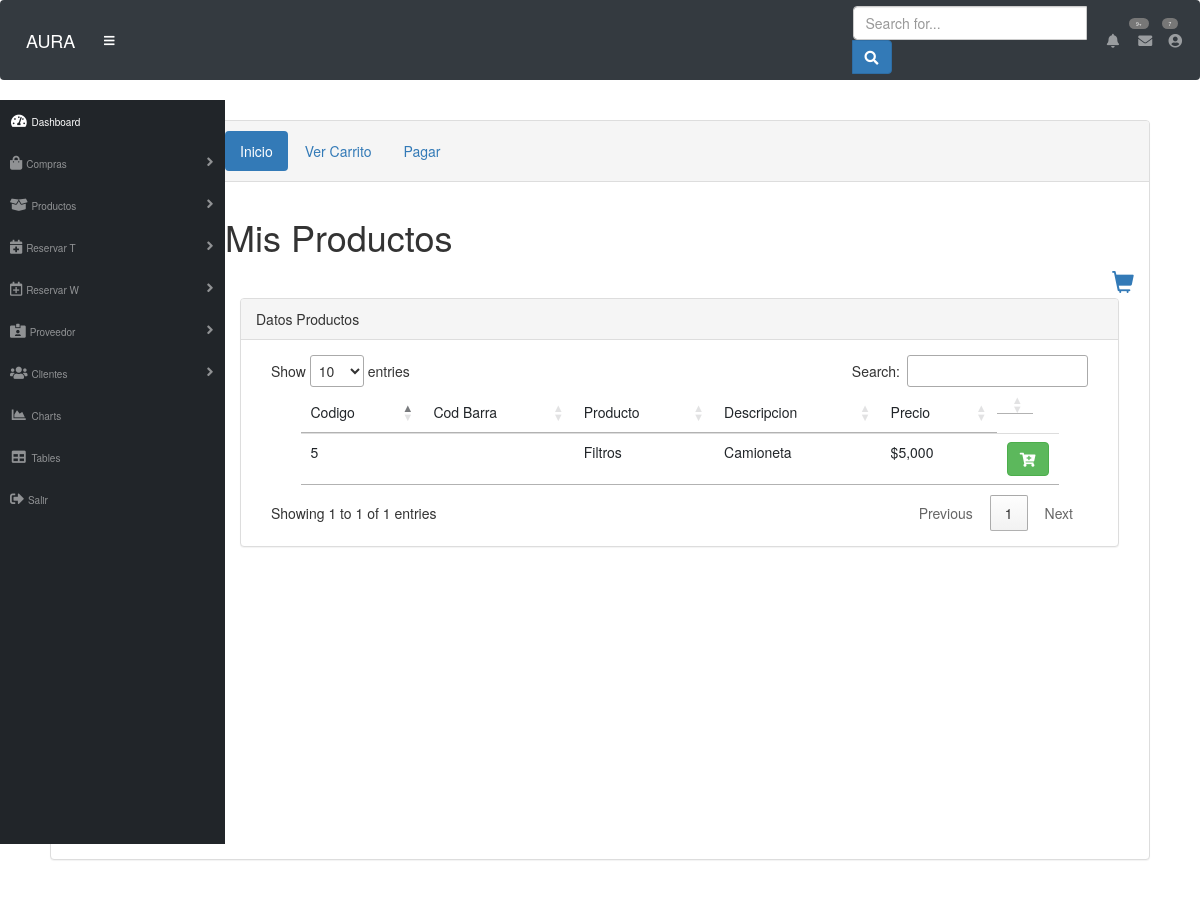
Page /Carrito/compra.php on the earlier database version.
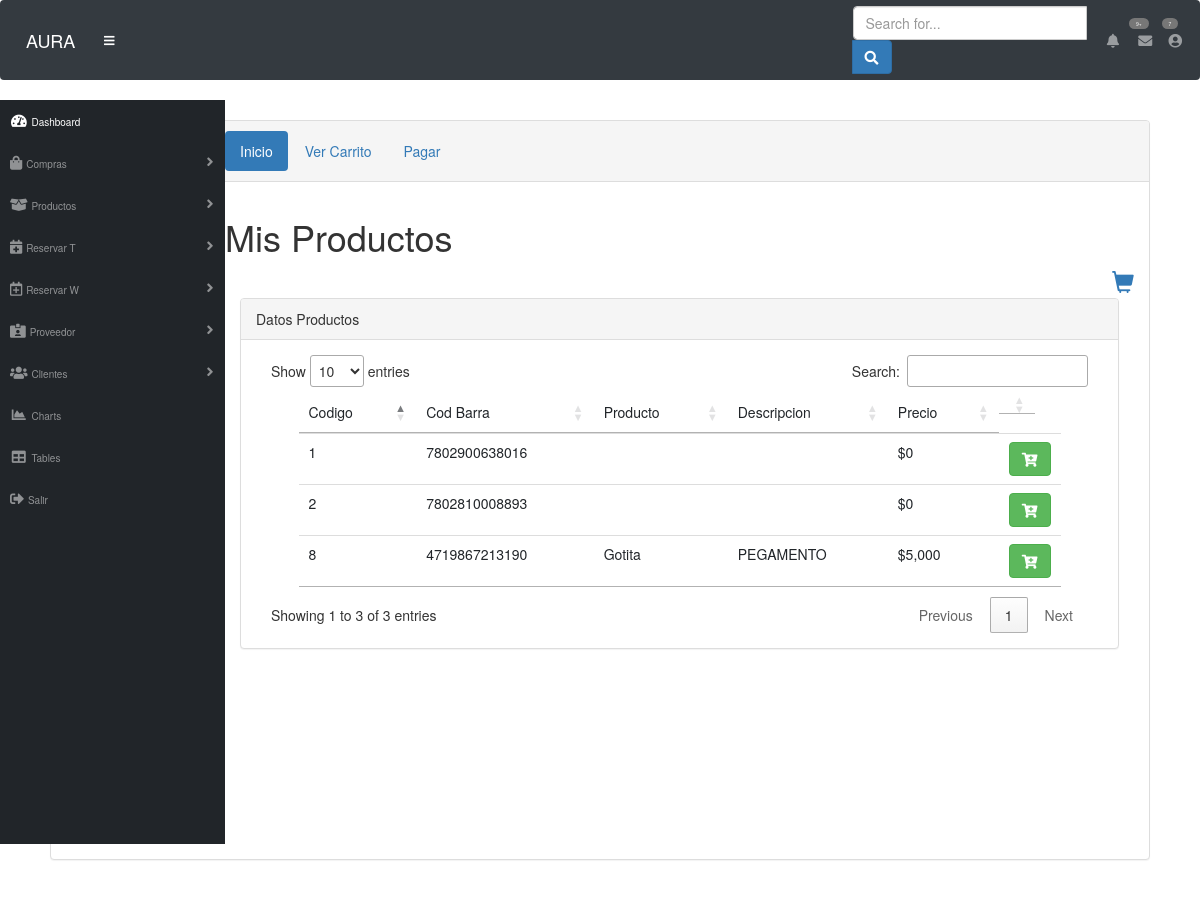
Same page on the later database version.
### tables this page shows
CREATE TABLE `mis_productos` (
  `id` int(11) NOT NULL,
  `Barra` varchar(50) NOT NULL,
  `name` varchar(200) NOT NULL,
  `description` text NOT NULL,
  `price` varchar(200) NOT NULL,
  `Stock` int(11) NOT NULL,
  `created` datetime NOT NULL,
  `modified` datetime NOT NULL,
  `status` enum('1','0') NOT NULL DEFAULT '1'
);

### productos.php (the view, shortened to what this page needs)
<?php
$mysqli =new mysqli("localhost","root","","proyecto");
$salida ="";
$query ="SELECT * FROM mis_productos ORDER BY id ASC LIMIT 10";
$resultado = $mysqli->query($query);
if ($resultado->num_rows >0){
	$salida.="<form method='POST'>
		<div class='table-responsive'>
				<table class='table' id='productos'>
				<thead>
				<tr>
				<td>Codigo</td>
                <td>Cod Barra</td>
					<td>Producto</td>
					<td>Descripcion</td>
					<td>Precio</td>
					<td class=\"glyphicon glyphicon-plus-sign\"></td>
				</tr>
				</thead>
				<tbody>";
	while($fila=$resultado->fetch_assoc()){
		$salida.="<tr>
					<td>".$fila['id']."</td>
                    <td>".$fila['Barra']."</td>
					<td>".$fila['name']."</td>
					<td>".utf8_encode($fila['description'])."</td>
					<td>$".utf8_encode(number_format($fila['price']))."</td>
					<td><a class=\"btn btn-success\" href=\"AccionCarta.php?action=addToCart&id=".$fila['id']."\"><i class=\"fas fa-cart-plus\"></i></a></td>
				</tr>";
	}
	$salida.="</tbody>
	</table>
	</div>
	</form>
	<script>
$(document).ready(function() {
$('div.dataTables_filter input').focus();
$('#productos').DataTable({
'language': {
'url': '//cdn.datatables.net/plug-ins/1.10.19/i18n/Spanish.json'
}
} );
} );
</script>";
	}
	echo $salida;
?>

### Carrito/compra.php (shortened to what this page needs)
<!DOCTYPE html>
<html lang="es">
<head>
  <link href="vendor/fontawesome-free/css/all.min.css" rel="stylesheet" type="text/css">
<link href="vendor/datatables/dataTables.bootstrap4.css" rel="stylesheet">
<link href="css/sb-admin.css" rel="stylesheet">
    <link rel="stylesheet" href="http://maxcdn.bootstrapcdn.com/bootstrap/3.3.7/css/bootstrap.min.css">
    <link rel="stylesheet" href="https://cdn.datatables.net/1.10.20/css/jquery.dataTables.min.css">
</head>
<body id="page-top">
<nav class="navbar navbar-expand navbar-dark bg-dark static-top">
<a class="navbar-brand mr-1" href="index.html">AURA</a>
<button class="btn btn-link btn-sm text-white order-1 order-sm-0" id="sidebarToggle" href="#">
  <i class="fas fa-bars"></i>
</button>
<form class="d-none d-md-inline-block form-inline ml-auto mr-0 mr-md-3 my-2 my-md-0">
  <div class="input-group">
    <input type="text" class="form-control" placeholder="Search for..." aria-label="Search" aria-describedby="basic-addon2">
    <div class="input-group-append">
      <button class="btn btn-primary" type="button">
        <i class="fas fa-search"></i>
      </button>
    </div>
  </div>
</form>
<ul class="navbar-nav ml-auto ml-md-0">
  <li class="nav-item dropdown no-arrow mx-1">
    <a class="nav-link dropdown-toggle" href="#" id="alertsDropdown" role="button" data-toggle="dropdown" aria-haspopup="true" aria-expanded="false">
      <i class="fas fa-bell fa-fw"></i>
      <span class="badge badge-danger">9+</span>
    </a>
  </li>
  <li class="nav-item dropdown no-arrow mx-1">
    <a class="nav-link dropdown-toggle" href="#" id="messagesDropdown" role="button" data-toggle="dropdown" aria-haspopup="true" aria-expanded="false">
      <i class="fas fa-envelope fa-fw"></i>
      <span class="badge badge-danger">7</span>
    </a>
  </li>
  <li class="nav-item dropdown no-arrow">
    <a class="nav-link dropdown-toggle" href="#" id="userDropdown" role="button" data-toggle="dropdown" aria-haspopup="true" aria-expanded="false">
      <i class="fas fa-user-circle fa-fw"></i>
    </a>
  </li>
</ul>
</nav>
  <?php
 include ('menu/nav.php')
  ?>
<div class="container">
<div class="panel panel-default">
<div class="panel-heading">
<ul class="nav nav-pills">
  <li role="presentation" class="active"><a href="compra.php">Inicio</a></li>
  <li role="presentation"><a href="VerCarta.php">Ver Carrito</a></li>
  <li role="presentation"><a href="Pagos.php">Pagar</a></li>
</ul>
</div>
<div class="panel-body">
    <h1>Mis Productos</h1>
    <a href="VerCarta.php" class="cart-link" title="Ver Carta"><i class="glyphicon glyphicon-shopping-cart"></i></a>
    <div class="row">
			<div class="col-lg-12">
				<div class="panel panel-default">
					<div class="panel-heading">Datos Productos</div>
					   <div class="panel-body">
						  <div class="col-md-12">
							<div class="form-1-2">
                            <?php
include 'productos.php';
?>
                            </div>
                          </div>
                        </div>
                    </div>
             </div>
        </div>
             </div>
</div>
</body>
</html>

### menu/nav.php (shortened to what this page needs)
<HTML>
<HEAD>
</HEAD>
<BODY>
 <ul class="sidebar navbar-nav">
      <li class="nav-item active">
        <a class="nav-link" href="graficos.PHP">
          <i class="fas fa-fw fa-tachometer-alt"></i>
          <span>Dashboard</span>
        </a>
      </li>
      <li class="nav-item dropdown">
        <a class="nav-link dropdown-toggle" href="#" id="pagina1" role="button" data-toggle="dropdown" aria-haspopup="true" aria-expanded="false">
          <i class="fas fa-shopping-bag"></i>
          <span>Compras</span>
        </a>
      </li>
     <li class="nav-item dropdown">
        <a class="nav-link dropdown-toggle" href="#" id="pagina2" role="button" data-toggle="dropdown" aria-haspopup="true" aria-expanded="false">
          <i class="fas fa-box-open"></i>
          <span>Productos</span>
        </a>
      </li>
     <li class="nav-item dropdown">
        <a class="nav-link dropdown-toggle" href="#" id="pagina3" role="button" data-toggle="dropdown" aria-haspopup="true" aria-expanded="false">
          <i class="fas fa-calendar-plus"></i>
          <span>Reservar T</span>
        </a>
      </li>
     <li class="nav-item dropdown">
        <a class="nav-link dropdown-toggle" href="#" id="pagina4" role="button" data-toggle="dropdown" aria-haspopup="true" aria-expanded="false">
          <i class="far fa-calendar-plus"></i>
          <span>Reservar W</span>
        </a>
      </li>
     <li class="nav-item dropdown">
        <a class="nav-link dropdown-toggle" href="#" id="pagina6" role="button" data-toggle="dropdown" aria-haspopup="true" aria-expanded="false">
          <i class="fas fa-id-card-alt"></i>
          <span>Proveedor</span>
        </a>
      </li>
     <li class="nav-item dropdown">
        <a class="nav-link dropdown-toggle" href="#" id="pagina5" role="button" data-toggle="dropdown" aria-haspopup="true" aria-expanded="false">
          <i class="fas fa-users"></i>
          <span>Clientes</span>
        </a>
      </li>
      <li class="nav-item">
        <a class="nav-link" href="charts.html">
          <i class="fas fa-fw fa-chart-area"></i>
          <span>Charts</span></a>
      </li>
      <li class="nav-item">
        <a class="nav-link" href="inventariopc.php">
          <i class="fas fa-fw fa-table"></i>
          <span>Tables</span></a>
      </li>
     <li class="nav-item">
        <a class="nav-link" href="index.php">
          <i class="fas fa-sign-out-alt"></i>
          <span>Salir</span></a>
      </li>
    </ul>
</BODY>
</HTML>

### Carrito/compra.php (style rules this page uses)
.container { padding: 20px; }
.cart-link { width: 100%;text-align: right;display: block;font-size: 22px; }

Differences in the rows shown:
removed mis_productos: id "5", name "Filtros", description "Camioneta", price "5,000"
added mis_productos: id "1", Barra "7802900638016", price "0"
added mis_productos: id "2", Barra "7802810008893", price "0"
added mis_productos: id "8", Barra "4719867213190", name "Gotita", description "PEGAMENTO", price "5,000"
Other differences:
text written by a page script: "Show entries Search: Showing 1 to 1 of 1 entries Previous 1 Next" → "Show entries Search: Showing 1 to 3 of 3 entries Previous 1 Next"
